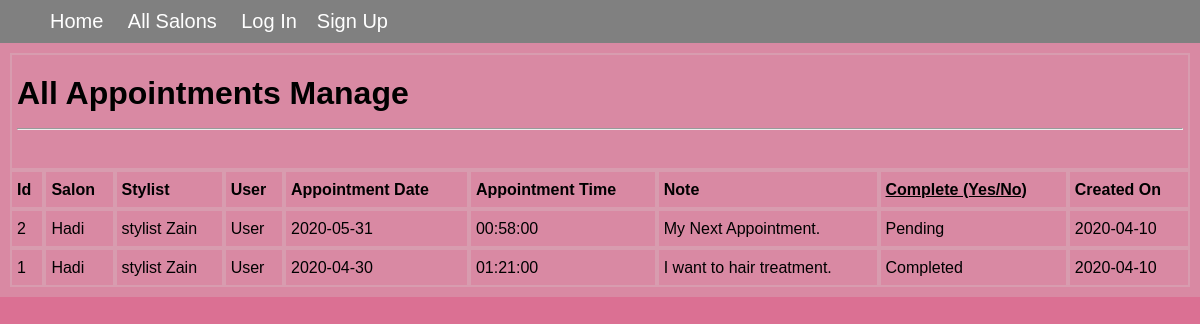
The page /admin/appointment_manage.php on the database its author committed.
### tables this page shows
CREATE TABLE `tbl_appointment` (
  `appointment_id` int(11) NOT NULL,
  `salon_id` int(11) NOT NULL,
  `stylist_id` int(11) NOT NULL,
  `user_id` int(11) NOT NULL,
  `appointment_date` date NOT NULL,
  `appointment_time` time NOT NULL,
  `note` text NOT NULL,
  `status` int(11) DEFAULT '0',
  `created_date` date NOT NULL
);

CREATE TABLE `tbl_salon` (
  `salon_id` int(11) NOT NULL,
  `name` varchar(200) NOT NULL,
  `contact_no` varchar(15) NOT NULL,
  `email` varchar(50) NOT NULL,
  `logo_image` varchar(200) NOT NULL,
  `country` varchar(50) NOT NULL,
  `province` varchar(50) NOT NULL,
  `city` varchar(50) NOT NULL,
  `address` varchar(200) NOT NULL,
  `zip_code` varchar(50) NOT NULL,
  `opening_time` time NOT NULL,
  `closing_time` time NOT NULL,
  `create_date` date NOT NULL
);

CREATE TABLE `tbl_stylist` (
  `stylist_id` int(11) NOT NULL,
  `username` varchar(100) NOT NULL,
  `email` varchar(100) NOT NULL,
  `phone` varchar(15) DEFAULT NULL,
  `address` varchar(255) DEFAULT NULL,
  `gender` varchar(10) DEFAULT NULL,
  `profile_image` varchar(255) DEFAULT NULL,
  `password` varchar(255) NOT NULL,
  `services` int(11) DEFAULT NULL,
  `join_date` date NOT NULL
);

CREATE TABLE `tbl_user` (
  `user_id` int(11) NOT NULL,
  `first_name` varchar(100) NOT NULL,
  `last_name` varchar(100) NOT NULL,
  `phone` varchar(15) NOT NULL,
  `email` varchar(100) NOT NULL,
  `profile_image` varchar(255) NOT NULL,
  `gender` varchar(6) NOT NULL,
  `password` varchar(100) NOT NULL,
  `role` varchar(20) NOT NULL DEFAULT 'user',
  `join_date` date NOT NULL
);

### admin/appointment_manage.php (the view, shortened to what this page needs)
<!DOCTYPE html>
<html>
<head>
    <link rel="stylesheet" href="../include_files/mystyle.css">
</head>
<body>
<?php include_once "../navigation.php"; ?>
<table border="0" cellpadding="5" cellspacing="0">
    <tr>
        <td colspan="20"><h1>All Appointments Manage</h1><hr><br></td>
    </tr>
    <tr>
        <td><strong>Id</strong></td>
        <td><strong>Salon</strong></td>
        <td><strong>Stylist</strong></td>
        <td><strong>User</strong></td>
        <td><strong>Appointment Date</strong></td>
        <td><strong>Appointment Time</strong></td>
        <td><strong>Note</strong></td>
        <td><strong><u>Complete (Yes/No)</u></strong></td>
        <td><strong>Created On</strong></td>
    </tr>
    <?php
    require_once '../database_connection.php';
    $sql = "SELECT
                tbl_appointment.appointment_id,
                tbl_appointment.appointment_date,
                tbl_appointment.appointment_time,
                tbl_appointment.note,
                tbl_appointment.status,
                tbl_appointment.created_date,
                tbl_salon.name,
                tbl_user.first_name,
                tbl_stylist.username
            FROM
                tbl_appointment
            INNER JOIN tbl_salon ON tbl_appointment.salon_id = tbl_salon.salon_id
            INNER JOIN tbl_stylist ON tbl_appointment.stylist_id = tbl_stylist.stylist_id
            INNER JOIN tbl_user ON tbl_user.user_id = tbl_appointment.user_id
            ORDER BY appointment_id DESC
            ";
    $stmt = $conn->prepare($sql);
    $stmt->execute();
    if ($stmt->rowCount() > 0) {
        while ($row = $stmt->fetch(PDO::FETCH_ASSOC)) {
            echo "<tr>";
            echo "<td>".$row['appointment_id']."</td>";
            echo "<td>".$row['name']."</td>";
            echo "<td>".$row['username']."</td>";
            echo "<td>".$row['first_name']."</td>";
            echo "<td>".$row['appointment_date']."</td>";
            echo "<td>".$row['appointment_time']."</td>";
            echo "<td>".$row['note']."</td>";
            if ($row['status'] == 1) {
                echo "<td>Completed</td>";
            } else {
                echo "<td>Pending</td>";
            }
            echo "<td>".$row['created_date']."</td>";
            echo "</tr>";
        }
    } else {
        echo '<tr>';
        echo '<td><h2>No Data Found</h2></td>';
        echo '</tr>';
    }
    ?>
</table>
</body>
</html>

### include_files/mystyle.css (style rules this page uses)
body { font-family: sans-serif; margin: 0; }
* { box-sizing: border-box; }

### admin/appointment_manage.php (style rules this page uses)
body { background-color: palevioletred; }
table { padding: 10px; background-color: #d3d3d340; width: 100%; margin: 0 auto; line-height: 25px; }
td { border: 2px solid #d3d3d340; }

### rows shown on the page
tbl_appointment: appointment_id "2", salon.name "Hadi", stylist.username "stylist Zain", user.first_name "User", appointment_date "2020-05-31", appointment_time "00:58:00", note "My Next Appointment.", status "Pending", created_date "2020-04-10"
tbl_appointment: appointment_id "1", salon.name "Hadi", stylist.username "stylist Zain", user.first_name "User", appointment_date "2020-04-30", appointment_time "01:21:00", note "I want to hair treatment.", status "Completed", created_date "2020-04-10"
